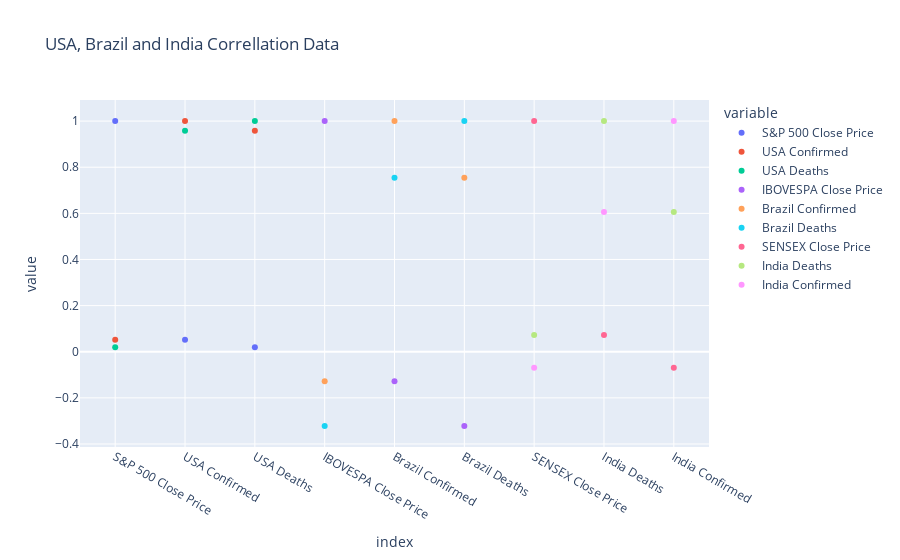

Notebook code for this chart:
### Code cell
#Visualize all three correllations
correllation_df_scatter = px.scatter((correllation_df), title = 'USA, Brazil and India Correllation Data')
correllation_df_scatter

### Figure 1 — Plotly figure (JSON) as saved in the notebook; plotly's stock layout.template omitted (floating-point values rounded to 4 significant figures)
{"data": [{"hovertemplate": "variable=S&P 500 Close Price<br>index=%{x}<br>value=%{y}<extra></extra>", "legendgroup": "S&P 500 Close Price", "marker": {"color": "#636efa", "symbol": "circle"}, "mode": "markers", "name": "S&P 500 Close Price", "orientation": "v", "showlegend": true, "type": "scatter", "x": ["S&P 500 Close Price", "USA Confirmed", "USA Deaths", "IBOVESPA Close Price", "Brazil Confirmed", "Brazil Deaths", "SENSEX Close Price", "India Deaths", "India Confirmed"], "xaxis": "x", "y": [1, 0.05157, 0.01936, null, null, null, null, null, null], "yaxis": "y"}, {"hovertemplate": "variable=USA Confirmed<br>index=%{x}<br>value=%{y}<extra></extra>", "legendgroup": "USA Confirmed", "marker": {"color": "#EF553B", "symbol": "circle"}, "mode": "markers", "name": "USA Confirmed", "orientation": "v", "showlegend": true, "type": "scatter", "x": ["S&P 500 Close Price", "USA Confirmed", "USA Deaths", "IBOVESPA Close Price", "Brazil Confirmed", "Brazil Deaths", "SENSEX Close Price", "India Deaths", "India Confirmed"], "xaxis": "x", "y": [0.05157, 1, 0.9583, null, null, null, null, null, null], "yaxis": "y"}, {"hovertemplate": "variable=USA Deaths<br>index=%{x}<br>value=%{y}<extra></extra>", "legendgroup": "USA Deaths", "marker": {"color": "#00cc96", "symbol": "circle"}, "mode": "markers", "name": "USA Deaths", "orientation": "v", "showlegend": true, "type": "scatter", "x": ["S&P 500 Close Price", "USA Confirmed", "USA Deaths", "IBOVESPA Close Price", "Brazil Confirmed", "Brazil Deaths", "SENSEX Close Price", "India Deaths", "India Confirmed"], "xaxis": "x", "y": [0.01936, 0.9583, 1, null, null, null, null, null, null], "yaxis": "y"}, {"hovertemplate": "variable=IBOVESPA Close Price<br>index=%{x}<br>value=%{y}<extra></extra>", "legendgroup": "IBOVESPA Close Price", "marker": {"color": "#ab63fa", "symbol": "circle"}, "mode": "markers", "name": "IBOVESPA Close Price", "orientation": "v", "showlegend": true, "type": "scatter", "x": ["S&P 500 Close Price", "USA Confirmed", "USA Deaths", "IBOVESPA Close Price", "Brazil Confirmed", "Brazil Deaths", "SENSEX Close Price", "India Deaths", "India Confirmed"], "xaxis": "x", "y": [null, null, null, 1, -0.1274, -0.3215, null, null, null], "yaxis": "y"}, {"hovertemplate": "variable=Brazil Confirmed<br>index=%{x}<br>value=%{y}<extra></extra>", "legendgroup": "Brazil Confirmed", "marker": {"color": "#FFA15A", "symbol": "circle"}, "mode": "markers", "name": "Brazil Confirmed", "orientation": "v", "showlegend": true, "type": "scatter", "x": ["S&P 500 Close Price", "USA Confirmed", "USA Deaths", "IBOVESPA Close Price", "Brazil Confirmed", "Brazil Deaths", "SENSEX Close Price", "India Deaths", "India Confirmed"], "xaxis": "x", "y": [null, null, null, -0.1274, 1, 0.7544, null, null, null], "yaxis": "y"}, {"hovertemplate": "variable=Brazil Deaths<br>index=%{x}<br>value=%{y}<extra></extra>", "legendgroup": "Brazil Deaths", "marker": {"color": "#19d3f3", "symbol": "circle"}, "mode": "markers", "name": "Brazil Deaths", "orientation": "v", "showlegend": true, "type": "scatter", "x": ["S&P 500 Close Price", "USA Confirmed", "USA Deaths", "IBOVESPA Close Price", "Brazil Confirmed", "Brazil Deaths", "SENSEX Close Price", "India Deaths", "India Confirmed"], "xaxis": "x", "y": [null, null, null, -0.3215, 0.7544, 1, null, null, null], "yaxis": "y"}, {"hovertemplate": "variable=SENSEX Close Price<br>index=%{x}<br>value=%{y}<extra></extra>", "legendgroup": "SENSEX Close Price", "marker": {"color": "#FF6692", "symbol": "circle"}, "mode": "markers", "name": "SENSEX Close Price", "orientation": "v", "showlegend": true, "type": "scatter", "x": ["S&P 500 Close Price", "USA Confirmed", "USA Deaths", "IBOVESPA Close Price", "Brazil Confirmed", "Brazil Deaths", "SENSEX Close Price", "India Deaths", "India Confirmed"], "xaxis": "x", "y": [null, null, null, null, null, null, 1, 0.07288, -0.0698], "yaxis": "y"}, {"hovertemplate": "variable=India Deaths<br>index=%{x}<br>value=%{y}<extra></extra>", "legendgroup": "India Deaths", "marker": {"color": "#B6E880", "symbol": "circle"}, "mode": "markers", "name": "India Deaths", "orientation": "v", "showlegend": true, "type": "scatter", "x": ["S&P 500 Close Price", "USA Confirmed", "USA Deaths", "IBOVESPA Close Price", "Brazil Confirmed", "Brazil Deaths", "SENSEX Close Price", "India Deaths", "India Confirmed"], "xaxis": "x", "y": [null, null, null, null, null, null, 0.07288, 1, 0.6059], "yaxis": "y"}, {"hovertemplate": "variable=India Confirmed<br>index=%{x}<br>value=%{y}<extra></extra>", "legendgroup": "India Confirmed", "marker": {"color": "#FF97FF", "symbol": "circle"}, "mode": "markers", "name": "India Confirmed", "orientation": "v", "showlegend": true, "type": "scatter", "x": ["S&P 500 Close Price", "USA Confirmed", "USA Deaths", "IBOVESPA Close Price", "Brazil Confirmed", "Brazil Deaths", "SENSEX Close Price", "India Deaths", "India Confirmed"], "xaxis": "x", "y": [null, null, null, null, null, null, -0.0698, 0.6059, 1], "yaxis": "y"}], "layout": {"autosize": true, "legend": {"title": {"text": "variable"}, "tracegroupgap": 0}, "title": {"text": "USA, Brazil and India Correllation Data"}, "xaxis": {"anchor": "y", "autorange": true, "domain": [0, 1], "range": [-0.4857, 8.486], "title": {"text": "index"}, "type": "category"}, "yaxis": {"anchor": "x", "autorange": true, "domain": [0, 1], "range": [-0.4222, 1.101], "title": {"text": "value"}, "type": "linear"}}}
